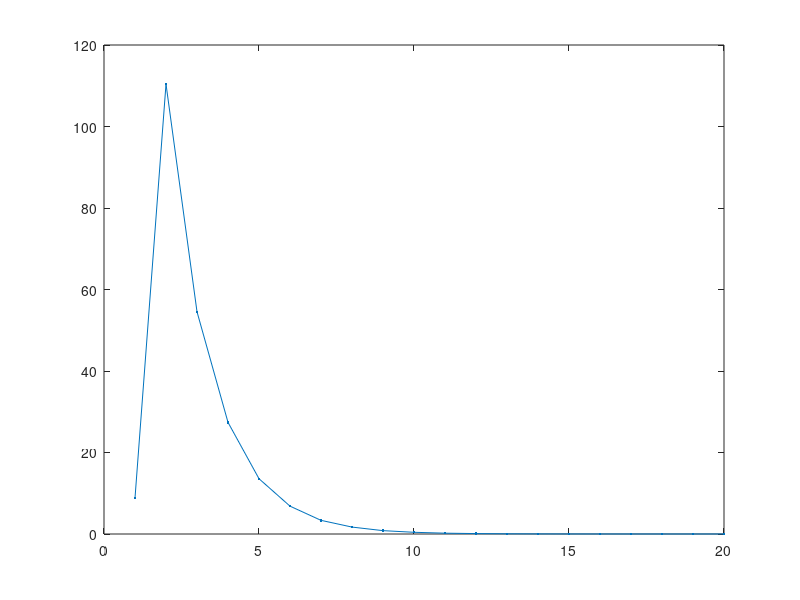

Write the MATLAB code that produced this figure.
% x0 = phantom.*1000;
% theta = 0:0.5:179.5;
% b = radon(x0, theta);
% 
% Nv = size(theta(:),1);

m = 10; n = 8;
A = rand(m, n);
b = rand(m,1);
x0 = zeros(n,1);

N = 20;
x = zeros(n, N+1);
x(:,1) = x0;
r = zeros(n, N);
% err = nan(N,1);
a = 0.5;
H = eye(n);
for ii = 1:N
    r(:,ii) = A'*A*x(:,ii) - A'*b;
    if ii>1
        y = r(:,ii) - r(:,ii-1);
        H = H + (dx - H*y)*dx'*H./(dx'*H*y);
    end
    dx = -(H * r(:, ii)).*a;
    x(:,ii+1) = x(:,ii) + dx;
end

err = sqrt(sum(r.^2,1));
figure;
plot(err, '.-');